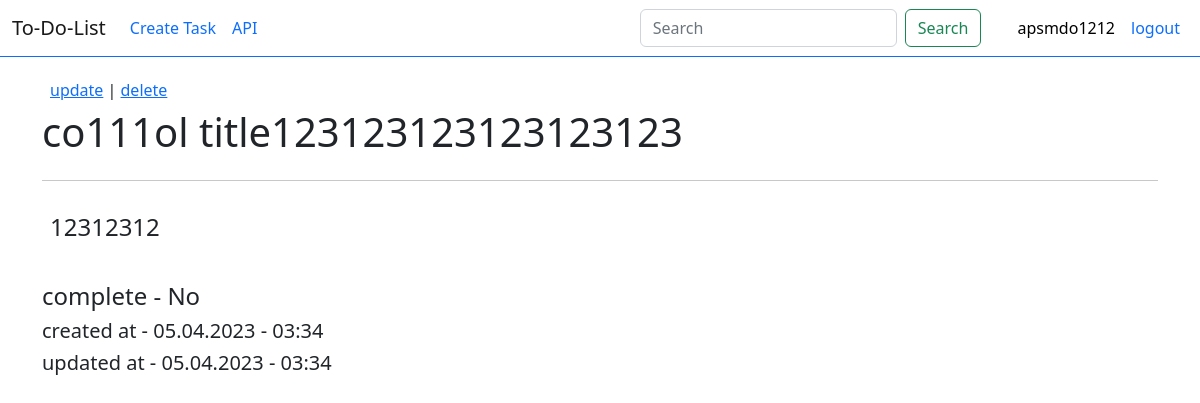
Screenshot of /20/detail/ (signed in) with the database file from the repository.
### ToDoList/models.py (models this page shows, shortened)
class Task(models.Model):
    user = models.ForeignKey(User, on_delete=models.CASCADE,
                             null=True, blank=True,
                             )
    title = models.CharField(max_length=50)
    description = models.CharField(max_length=15000,null=True,
                                   blank=True,
                                   )
    complete = models.BooleanField(default=False)
    color = models.CharField(max_length=20, choices=COLOR_LIST,
                              default='blue_bootstrp',
                             )
    created_at = models.DateTimeField(auto_now_add=True)
    updated_at = models.DateTimeField(auto_now=True)
    class Meta:
        verbose_name = 'Task'
        verbose_name_plural = 'Tasks'
        ordering = ['updated_at']

### ToDoList/views.py (the view)
# urls.py: path('<int:pk>/detail/', TaskDetails.as_view(), name='task_details'),
class TaskDetails(LoginRequiredMixin, DetailView):
    model = Task
    template_name = 'ToDoList/task_details.html'
    def get_queryset(self):
        try:
            return Task.objects.filter(user=self.request.user)
        except Task.DoesNotExist:
            raise Http404("Task not found")

### ToDoList/templates/ToDoList/task_details.html (shortened to what this page needs)
{% extends 'base.html' %}
    {% block content %}
    <div class="container " style="display: flex; flex-direction: column; ">
        <h6 class="ps-2">
            <a href="{% url 'edit_task' task.pk %}">update</a> |
            <a href="{% url 'delete_task' task.pk %}">delete</a>
        </h6>
        <h1 class="text-break">{{ task.title }}<h1>
            <hr>
        <h4 class="p-2 text-break">{{ task.description }}<h4>
        <div class="container_adds border-info mt-4">
            {% if task.complete == True %}
                <h4 class="mb-5">Complete - Yes </h4>
            {% else %}
                <h4>complete - No </h4>
            {% endif %}
            <h5>created at - {{ task.created_at|date:"d.m.Y - H:i" }} <h5>
            <h5>updated at - {{ task.updated_at|date:"d.m.Y - H:i" }}</h5>
        </div>
    </div>
{% endblock %}

### templates/_nav/_nav.html (shortened to what this page needs)
{% load static %}
<nav class="navbar navbar-expand-lg border-bottom border-primary mb-4">
    <div class="container-fluid">
      <a class="navbar-brand"
         href="{% if request.user.is_authenticated %} {% url 'task_list'%}
                {% else %} {% url 'index'%}
               {% endif %}"
               >
         To-Do-List
      </a>
      <div class="collapse navbar-collapse" id="navbarScroll">
        {% if request.user.is_authenticated %}
        <ul class="navbar-nav me-auto my-2 my-lg-0 navbar-nav-scroll"
            style="--bs-scroll-height: 100px;">
          <li class="nav-item">
            <a class="nav-link text-primary m-auto"
                href="{% url 'create_task' %}">Create Task
            </a>
          </li>
          <li class="nav-item">
            <a class="nav-link text-primary m-auto"
                href="{% url 'api:api-info'%}">API
            </a>
          </li>
        </ul>
        <form class="d-flex" role="search"
              method="POST" action="{% url 'searched' %}">
          <input class="form-control me-2" type="search"
                 name="searched" placeholder="Search"
                 aria-label="Search"
                 >
          <button class="btn btn-outline-success"  type="submit">Search</button>
        </form>
        {% endif %}
        <ul class="navbar-nav my-2 my-lg-0 navbar-nav-scroll
                  {% if request.user.is_authenticated %} ms-4
                  {% endif %}"
                  style="--bs-scroll-height: 100px;">
            {% if request.user.is_authenticated %}
                <li class="nav-item ms-1">
                    <p class="nav-link text-black m-auto">{{request.user}}</p>
                </li>
                <li class="nav-item">
                    <a class="nav-link text-primary " href="{% url 'logout' %}">
                      logout
                    </a>
                </li>
          {% endif %}
        </ul>
      </div>
    </div>
  </nav>

### rows the page displays
Task: title "co111ol title123123123123123123", description "12312312", created_at "05.04.2023 - 03:34", updated_at "05.04.2023 - 03:34"

### other values shown
{{ request.user }} "apsmdo1212"
